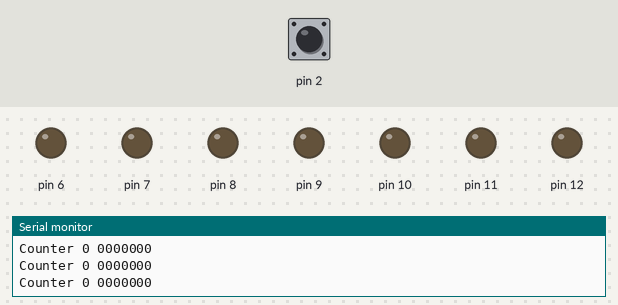
A sketch run on a simulated Arduino Uno, built with avr-gcc and run on an emulated ATmega328P. Shown: output pins drawn as LEDs (lit = HIGH), the last lines printed to the serial monitor. Dashed ring = blinking. The test bench sets the inputs (shaded band); at power-on: pin 2 LOW.

Above: at 1.2 s.
1.3 s: pin 2 pulsed HIGH 5 times (0.12 s each, 0.3 s apart)
At 1.57 s:
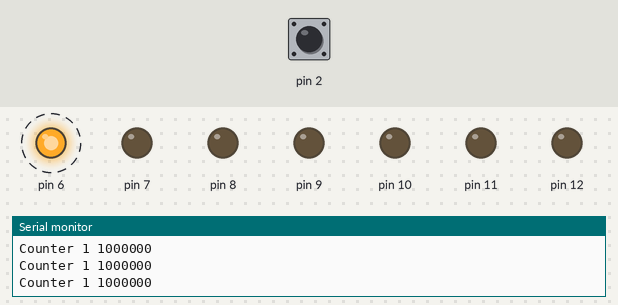
At 3.7 s:
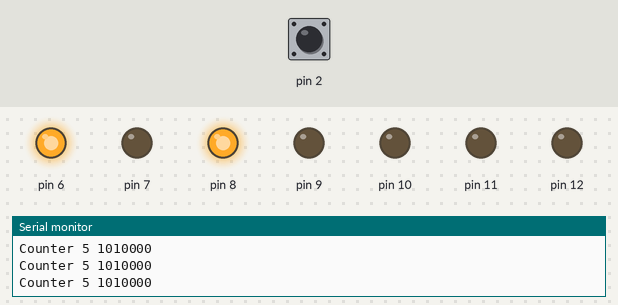
4.3 s: pin 2 pulsed HIGH 2 times (0.12 s each, 0.3 s apart)
At 5.3 s:
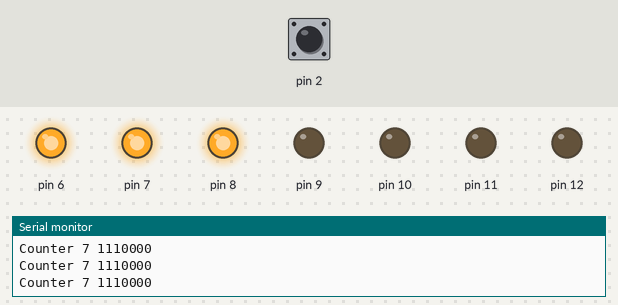
Timing chart, 0 to 7.3 s (numbered marks = the images above; inputs shaded):
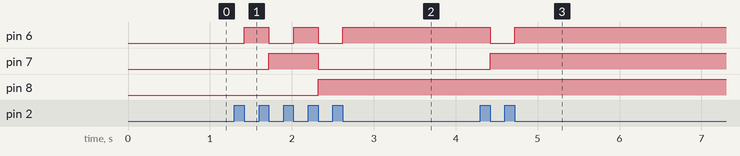

Measured:
- after the input at 1.3 s, pin 6: alternates HIGH for 0.30 s and LOW for 0.30 s, 5 changes in all, then stays HIGH, starting after 0.12 s; pin 7: LOW → HIGH after 0.42 s, → LOW 0.60 s later; pin 8: LOW → HIGH after 1.0 s
- after the input at 4.3 s, pin 6: HIGH → LOW after 0.12 s, → HIGH 0.30 s later; pin 7: LOW → HIGH after 0.12 s

The sketch:

arduinoMegaTestCode.ino
```cpp
int counter = 0;
const int size = 7;
bool output[size];

int largestExpOf2(int n){
  int exp = 0;
  while (pow(2, exp) <= n){
    exp++;
  }
  return exp - 1;
}

void base10ToBase2(int n){
  for (int i = 0; i < size; i++){
    output[i] = 0;
  }
  int number = n;
  int exp = largestExpOf2(number);
  while (number != 0){
    output[exp] = 1;
    number -= pow(2, exp);
    exp = largestExpOf2(number);
  }
}

void setup() {
  Serial.begin(9600);
  pinMode(2, INPUT);
  for (int i = 12; i > 12 - size; i--){
    pinMode(i, OUTPUT);
  }
}

void loop() {

  if (digitalRead(2)){
    counter++;
    if (counter == pow(2, size)){
      counter = 0;
    }
  }

  while (digitalRead(2));

  base10ToBase2(counter);
  for (int pin = 12; pin > 12 - size; pin--){
    digitalWrite(pin, output[pin - (12 - size + 1)]);
  }

  Serial.print("Counter " + String(counter) + " ");
  for (int i = 0; i < size; i++){
    Serial.print(output[i]);
  }
  Serial.println();
}
```
